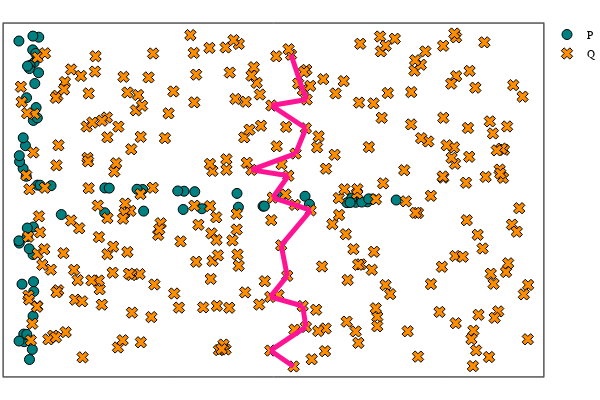

Notebook code cell kept with this figure:
### Code cell
# plot
plot_cycle_square_torus(P_2d, Q_2d, cycle = cycle_W_QP, cycle_loc = "Q")

### Figure 1 — Plotly figure (JSON) as saved in the notebook; plotly's stock layout.template omitted (floating-point values rounded to 4 significant figures; data arrays with more than 128 entries replaced by an {"elided": "..."} marker saying what was removed)
{"data": [{"colorbar": {"title": ""}, "legendgroup": "P", "marker": {"color": "rgba(0, 129, 129, 1.000)", "line": {"color": "rgba(0, 0, 0, 1.000)", "width": 1}, "size": 10, "symbol": "circle"}, "mode": "markers", "name": "P", "showlegend": true, "type": "scatter", "x": [0.0413, 0.1794, 0.167, 0.1763, 0.18, 0.1048, 0.003328, 1.055, 0.1895, 0.2437, 0.1854, 0.06744, 0.05495, 0.1823, 0.06272, 0.1328, 0.008224, 0.2463, 0.09943, 0.1397, 0.08344, 0.01155, 0.002798, 0.0925, 0.008237, 0.1766, 0.1313, 0.1721, 0.2286, 0.2135, 0.1297, 0.1749, 0.106, 0.227, 0.1976, 0.0561, 0.09708, 0.1085, 0.2097, 0.005015, 2.024, 4.124, 3.23, 0.3969, 3.504, 0.5216, 0.2301, 2.99, 4.017, 1.518, 1.947, 4.33, 0.2627, 1.448, 1.109, 2.155, 1.529, 3.558, 2.689, 2.013, 4.619, 1.053, 2.242, 4.266, 4.198, 3.007, 2.672, 4.282, 4.076, 4.056], "xaxis": "x1", "y": [1.568, 4.641, 0.3429, 2.124, 2.642, 2.461, 6.131, 3.374, 5.727, 5.537, 1.432, 0.4885, 3.737, 1.616, 0.6313, 0.1544, 2.339, 6.204, 0.626, 5.674, 4.168, 3.866, 2.381, 3.592, 3.98, 0.9679, 5.614, 5.965, 4.687, 4.883, 2.232, 6.224, 2.621, 5.839, 5.333, 4.314, 5.067, 5.661, 5.9, 0.5006, 3.313, 3.104, 3.236, 3.416, 3.219, 2.875, 3.427, 3.032, 3.097, 3.345, 3.318, 3.166, 3.425, 3.349, 3.371, 3.304, 2.939, 3.068, 3.013, 2.97, 3.148, 2.909, 2.984, 3.113, 3.109, 3.033, 3.272, 3.169, 3.182, 3.1], "yaxis": "y1", "zmax": null, "zmin": null}, {"colorbar": {"title": ""}, "legendgroup": "Q", "marker": {"color": "rgba(255, 141, 0, 1.000)", "line": {"color": "rgba(0, 0, 0, 1.000)", "width": 1}, "size": 10, "symbol": "x"}, "mode": "markers", "name": "Q", "showlegend": true, "type": "scatter", "x": {"elided": "300 float values"}, "xaxis": "x1", "y": {"elided": "300 float values"}, "yaxis": "y1", "zmax": null, "zmin": null}, {"colorbar": {"title": ""}, "legendgroup": "", "line": {"color": "rgba(255, 20, 147, 1.000)", "dash": "solid", "shape": "linear", "width": 5}, "mode": "lines", "name": "", "showlegend": false, "type": "scatter", "x": [2.848, 3.3], "xaxis": "x1", "y": [3.713, 3.602], "yaxis": "y1", "zmax": null, "zmin": null}, {"colorbar": {"title": ""}, "legendgroup": "", "line": {"color": "rgba(255, 20, 147, 1.000)", "dash": "solid", "shape": "linear", "width": 5}, "mode": "lines", "name": "", "showlegend": false, "type": "scatter", "x": [3.108, 3.3], "xaxis": "x1", "y": [3.192, 3.602], "yaxis": "y1", "zmax": null, "zmin": null}, {"colorbar": {"title": ""}, "legendgroup": "", "line": {"color": "rgba(255, 20, 147, 1.000)", "dash": "solid", "shape": "linear", "width": 5}, "mode": "lines", "name": "", "showlegend": false, "type": "scatter", "x": [3.515, 3.389], "xaxis": "x1", "y": [4.494, 4.019], "yaxis": "y1", "zmax": null, "zmin": null}, {"colorbar": {"title": ""}, "legendgroup": "", "line": {"color": "rgba(255, 20, 147, 1.000)", "dash": "solid", "shape": "linear", "width": 5}, "mode": "lines", "name": "", "showlegend": false, "type": "scatter", "x": [3.333, 3.477], "xaxis": "x1", "y": [5.874, 5.208], "yaxis": "y1", "zmax": null, "zmin": null}, {"colorbar": {"title": ""}, "legendgroup": "", "line": {"color": "rgba(255, 20, 147, 1.000)", "dash": "solid", "shape": "linear", "width": 5}, "mode": "lines", "name": "", "showlegend": false, "type": "scatter", "x": [3.525, 3.477], "xaxis": "x1", "y": [5.033, 5.208], "yaxis": "y1", "zmax": null, "zmin": null}, {"colorbar": {"title": ""}, "legendgroup": "", "line": {"color": "rgba(255, 20, 147, 1.000)", "dash": "solid", "shape": "linear", "width": 5}, "mode": "lines", "name": "", "showlegend": false, "type": "scatter", "x": [3.573, 3.379], "xaxis": "x1", "y": [2.953, 3.056], "yaxis": "y1", "zmax": null, "zmin": null}, {"colorbar": {"title": ""}, "legendgroup": "", "line": {"color": "rgba(255, 20, 147, 1.000)", "dash": "solid", "shape": "linear", "width": 5}, "mode": "lines", "name": "", "showlegend": false, "type": "scatter", "x": [3.108, 3.379], "xaxis": "x1", "y": [3.192, 3.056], "yaxis": "y1", "zmax": null, "zmin": null}, {"colorbar": {"title": ""}, "legendgroup": "", "line": {"color": "rgba(255, 20, 147, 1.000)", "dash": "solid", "shape": "linear", "width": 5}, "mode": "lines", "name": "", "showlegend": false, "type": "scatter", "x": [3.475, 3.078], "xaxis": "x1", "y": [1.158, 1.329], "yaxis": "y1", "zmax": null, "zmin": null}, {"colorbar": {"title": ""}, "legendgroup": "", "line": {"color": "rgba(255, 20, 147, 1.000)", "dash": "solid", "shape": "linear", "width": 5}, "mode": "lines", "name": "", "showlegend": false, "type": "scatter", "x": [2.848, 3.389], "xaxis": "x1", "y": [3.713, 4.019], "yaxis": "y1", "zmax": null, "zmin": null}, {"colorbar": {"title": ""}, "legendgroup": "", "line": {"color": "rgba(255, 20, 147, 1.000)", "dash": "solid", "shape": "linear", "width": 5}, "mode": "lines", "name": "", "showlegend": false, "type": "scatter", "x": [3.364, 3.079], "xaxis": "x1", "y": [0.0236, 0.3225], "yaxis": "y1", "zmax": null, "zmin": null}, {"colorbar": {"title": ""}, "legendgroup": "", "line": {"color": "rgba(255, 20, 147, 1.000)", "dash": "solid", "shape": "linear", "width": 5}, "mode": "lines", "name": "", "showlegend": false, "type": "scatter", "x": [3.515, 3.475], "xaxis": "x1", "y": [0.7654, 1.158], "yaxis": "y1", "zmax": null, "zmin": null}, {"colorbar": {"title": ""}, "legendgroup": "", "line": {"color": "rgba(255, 20, 147, 1.000)", "dash": "solid", "shape": "linear", "width": 5}, "mode": "lines", "name": "", "showlegend": false, "type": "scatter", "x": [3.515, 3.079], "xaxis": "x1", "y": [0.7654, 0.3225], "yaxis": "y1", "zmax": null, "zmin": null}, {"colorbar": {"title": ""}, "legendgroup": "", "line": {"color": "rgba(255, 20, 147, 1.000)", "dash": "solid", "shape": "linear", "width": 5}, "mode": "lines", "name": "", "showlegend": false, "type": "scatter", "x": [3.515, 3.093], "xaxis": "x1", "y": [4.494, 4.921], "yaxis": "y1", "zmax": null, "zmin": null}, {"colorbar": {"title": ""}, "legendgroup": "", "line": {"color": "rgba(255, 20, 147, 1.000)", "dash": "solid", "shape": "linear", "width": 5}, "mode": "lines", "name": "", "showlegend": false, "type": "scatter", "x": [3.525, 3.093], "xaxis": "x1", "y": [5.033, 4.921], "yaxis": "y1", "zmax": null, "zmin": null}, {"colorbar": {"title": ""}, "legendgroup": "", "line": {"color": "rgba(255, 20, 147, 1.000)", "dash": "solid", "shape": "linear", "width": 5}, "mode": "lines", "name": "", "showlegend": false, "type": "scatter", "x": [3.078, 3.286], "xaxis": "x1", "y": [1.329, 1.723], "yaxis": "y1", "zmax": null, "zmin": null}, {"colorbar": {"title": ""}, "legendgroup": "", "line": {"color": "rgba(255, 20, 147, 1.000)", "dash": "solid", "shape": "linear", "width": 5}, "mode": "lines", "name": "", "showlegend": false, "type": "scatter", "x": [3.212, 3.286], "xaxis": "x1", "y": [2.297, 1.723], "yaxis": "y1", "zmax": null, "zmin": null}, {"colorbar": {"title": ""}, "legendgroup": "", "line": {"color": "rgba(255, 20, 147, 1.000)", "dash": "solid", "shape": "linear", "width": 5}, "mode": "lines", "name": "", "showlegend": false, "type": "scatter", "x": [3.212, 3.573], "xaxis": "x1", "y": [2.297, 2.953], "yaxis": "y1", "zmax": null, "zmin": null}], "layout": {"annotations": [], "height": 400, "legend": {"bgcolor": "rgba(255, 255, 255, 1.000)", "bordercolor": "rgba(0, 0, 0, 1.000)", "font": {"color": "rgba(0, 0, 0, 1.000)", "family": "sans-serif", "size": 11}, "tracegroupgap": 0, "x": 1, "y": 1}, "margin": {"b": 20, "l": 0, "r": 0, "t": 20}, "paper_bgcolor": "rgba(255, 255, 255, 1.000)", "plot_bgcolor": "rgba(255, 255, 255, 1.000)", "showlegend": true, "width": 600, "xaxis": {"anchor": "y1", "domain": [0.006562, 0.9934], "gridcolor": "rgba(0, 0, 0, 0.100)", "gridwidth": 0.5, "linecolor": "rgba(0, 0, 0, 1.000)", "mirror": true, "range": [-0.1841, 6.42], "showgrid": true, "showline": true, "showticklabels": true, "tickangle": 0, "tickcolor": "rgb(0, 0, 0)", "tickfont": {"color": "rgba(0, 0, 0, 1.000)", "family": "sans-serif", "size": 11}, "tickmode": "array", "ticks": "inside", "ticktext": [], "tickvals": [], "title": "", "titlefont": {"color": "rgba(0, 0, 0, 1.000)", "family": "sans-serif", "size": 15}, "type": "-", "visible": true, "zeroline": false, "zerolinecolor": "rgba(0, 0, 0, 1.000)"}, "yaxis": {"anchor": "x1", "domain": [0.009843, 0.9902], "gridcolor": "rgba(0, 0, 0, 0.100)", "gridwidth": 0.5, "linecolor": "rgba(0, 0, 0, 1.000)", "mirror": true, "range": [-0.1638, 6.459], "showgrid": true, "showline": true, "showticklabels": true, "tickangle": 0, "tickcolor": "rgb(0, 0, 0)", "tickfont": {"color": "rgba(0, 0, 0, 1.000)", "family": "sans-serif", "size": 11}, "tickmode": "array", "ticks": "inside", "ticktext": [], "tickvals": [], "title": "", "titlefont": {"color": "rgba(0, 0, 0, 1.000)", "family": "sans-serif", "size": 15}, "type": "-", "visible": true, "zeroline": false, "zerolinecolor": "rgba(0, 0, 0, 1.000)"}}}
